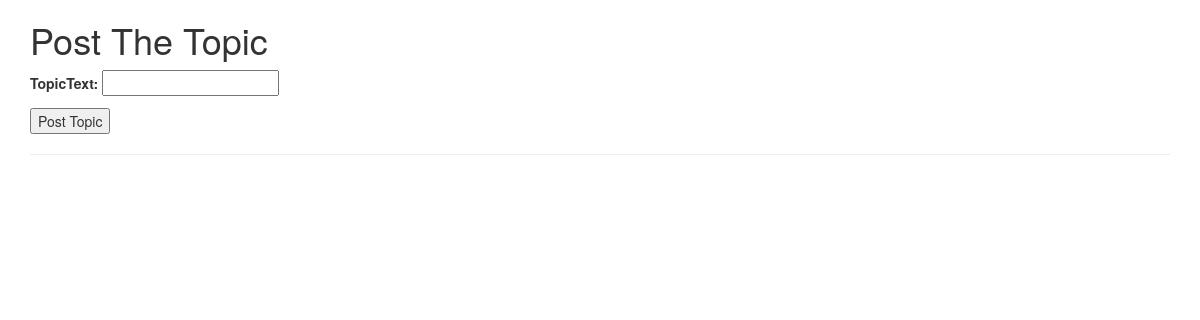
Before: /postTopic/ with the older database file.
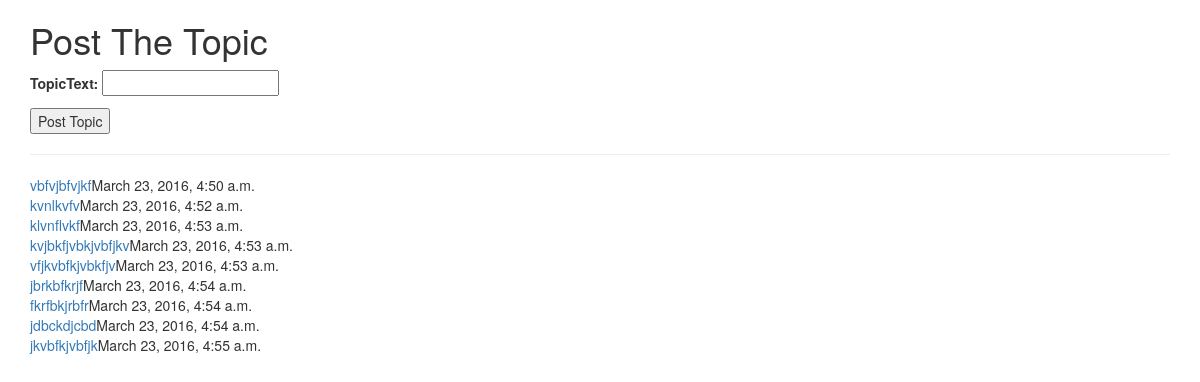
After: the same page with the newer database file.
### app/models.py (models this page shows)
class DiscussionTopic(models.Model):
    user = models.ForeignKey('UserInfo')     #user of the post just linking both the tables together
    topicText = models.CharField(max_length = 1000)
    timeStamp = models.DateTimeField()

### app/views.py (the view)
# urls.py: url(r'^postTopic/',postTopic,name='postTopic'),
def postTopic(request):
    if request.method == 'POST':
        form = PostTopic(request.POST)
        if form.is_valid():
            post = form.save(commit = False)
            print request.session['username']
            user = UserInfo.objects.get(username = request.session['username'])
            post.user = user
            post.topicText = request.POST['topicText']
            post.timeStamp = timezone.now()
            post.save()
            return redirect('postTopic')
    else:
        form  = PostTopic()
        topics = DiscussionTopic.objects.all()
    return render(request,'postTopic.html',{'form':form,'topics':topics})

### app/forms.py
class PostTopic(forms.ModelForm):
    class Meta:
        model = DiscussionTopic
        fields = ('topicText',)

### app/templates/postTopic.html
{% extends 'base.html' %}
{% block content %}
    <h1>Post The Topic</h1>
    <form method = 'POST' class='post-form'>{% csrf_token %}
        {{ form.as_p }}
    <input type='submit' name='sub' value='Post Topic' />
    </form>
    <hr/>
    {% for topic in topics %}
        <a href = "/topicDetails/{{ topic.id }}">{{ topic.topicText }}</a>{{ topic.timeStamp }}
        <br/>
    {% endfor %}
{% endblock %}

Changed rows visible on the page:
added DiscussionTopic: topicText "vbfvjbfvjkf", timeStamp "March 23, 2016, 4:50 a.m."
added DiscussionTopic: topicText "kvnlkvfv", timeStamp "March 23, 2016, 4:52 a.m."
added DiscussionTopic: topicText "klvnflvkf", timeStamp "March 23, 2016, 4:53 a.m."
added DiscussionTopic: topicText "kvjbkfjvbkjvbfjkv", timeStamp "March 23, 2016, 4:53 a.m."
added DiscussionTopic: topicText "vfjkvbfkjvbkfjv", timeStamp "March 23, 2016, 4:53 a.m."
added DiscussionTopic: topicText "jbrkbfkrjf", timeStamp "March 23, 2016, 4:54 a.m."
added DiscussionTopic: topicText "fkrfbkjrbfr", timeStamp "March 23, 2016, 4:54 a.m."
added DiscussionTopic: topicText "jdbckdjcbd", timeStamp "March 23, 2016, 4:54 a.m."
added DiscussionTopic: topicText "jkvbfkjvbfjk", timeStamp "March 23, 2016, 4:55 a.m."
